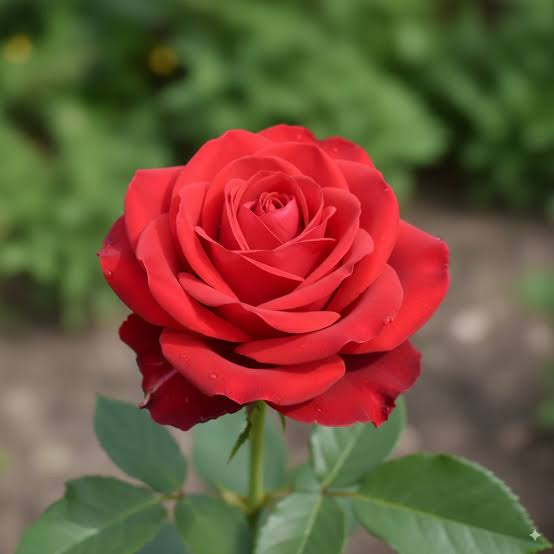
#> input picture input/images.jpg, 554 x 554 px
$ python Median.py
#> lines starting #> are read from the running program, lines starting #| are printed output that depends on the picture
### chon_anh.py
"""
Module dùng chung: chọn ảnh bằng hộp thoại và lưu ảnh an toàn.
Các file khác chỉ cần:  from chon_anh import chon_anh, luu_anh
"""
import os
import numpy as np
import cv2
import tkinter as tk
from tkinter import filedialog


def chon_anh(title="Chọn ảnh", mode=cv2.IMREAD_COLOR):
    """Mở hộp thoại cho người dùng chọn ảnh, trả về (ảnh, đường dẫn).

    - mode = cv2.IMREAD_COLOR      -> ảnh màu BGR
    - mode = cv2.IMREAD_GRAYSCALE  -> ảnh xám
    """
#> called with title = 'Chọn ảnh để thử lọc Median', mode = 1
    # Tạo cửa sổ tkinter ẩn, chỉ dùng để hiện hộp thoại chọn file
    root = tk.Tk()
    root.withdraw()
    root.attributes("-topmost", True)  # đưa hộp thoại lên trên cùng

    path = filedialog.askopenfilename(
        title=title,
        filetypes=[("Ảnh", "*.jpg *.jpeg *.png *.bmp *.webp"),
                   ("Tất cả", "*.*")],
    )
#> the answer given: input/images.jpg
    root.destroy()

    # Người dùng bấm Cancel -> dừng chương trình
    if not path:
        raise SystemExit("Bạn chưa chọn ảnh!")

    # cv2.imread không đọc được đường dẫn có dấu tiếng Việt,
    # nên đọc bằng np.fromfile rồi giải mã bằng cv2.imdecode
    img = cv2.imdecode(np.fromfile(path, dtype=np.uint8), mode)
#> img is the input picture: shape (554, 554, 3); mean B, G, R 59.3, 83.7, 114.5
    if img is None:
        raise SystemExit(f"Không đọc được ảnh: {path}")

    return img, path


def luu_anh(ten_file, img, thu_muc="results"):
    """Lưu ảnh vào thư mục (tự tạo nếu chưa có). Hỗ trợ đường dẫn Unicode."""
    os.makedirs(thu_muc, exist_ok=True)
    duong_dan = os.path.join(thu_muc, ten_file)
    ext = os.path.splitext(ten_file)[1] or ".png"
    ok, buf = cv2.imencode(ext, img)
    if ok:
        buf.tofile(duong_dan)
        print(f"Đã lưu: {duong_dan}")
    return duong_dan

### Median.py
import cv2
import numpy as np
from chon_anh import chon_anh, luu_anh

# BƯỚC 1: Chọn và đọc ảnh gốc
img, path = chon_anh("Chọn ảnh để thử lọc Median")
#> path = 'input/images.jpg'

# BƯỚC 2: Tạo nhiễu muối tiêu (salt & pepper)
noisy = img.copy()
num_pixels = int(0.02 * img.shape[0] * img.shape[1])  # 2% tổng số điểm ảnh
#> num_pixels = 6138

# Nhiễu trắng (muối): chọn ngẫu nhiên vị trí rồi gán 255
y = np.random.randint(0, img.shape[0], num_pixels)
x = np.random.randint(0, img.shape[1], num_pixels)
noisy[y, x] = 255

# Nhiễu đen (tiêu): chọn ngẫu nhiên vị trí rồi gán 0
y = np.random.randint(0, img.shape[0], num_pixels)
x = np.random.randint(0, img.shape[1], num_pixels)
noisy[y, x] = 0
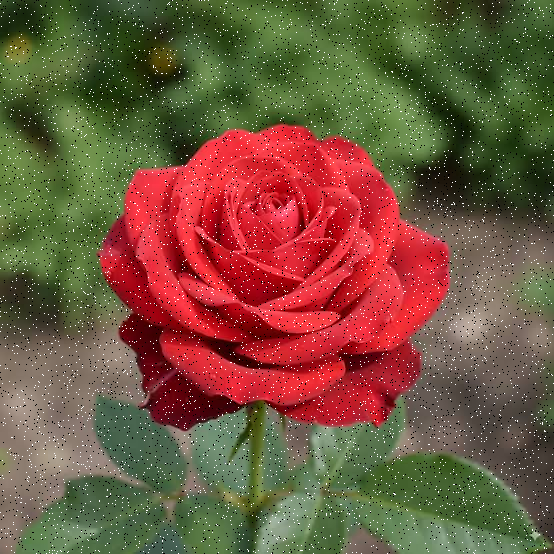
#> noisy: shape (554, 554, 3); mean B, G, R 61.9, 85.4, 115

# BƯỚC 3: Lọc Median kích thước 5x5
# Thay mỗi điểm ảnh bằng GIÁ TRỊ TRUNG VỊ của vùng 5x5 -> loại bỏ điểm
# trắng/đen lẻ loi rất tốt mà vẫn giữ được biên (tốt hơn lọc trung bình).
median_img = cv2.medianBlur(noisy, 5)

# BƯỚC 4: Lưu ảnh
luu_anh("median_nhieu.png", noisy)
luu_anh("median_ketqua.png", median_img)

# BƯỚC 5: Resize 3 ảnh về cùng kích thước để ghép
img_small = cv2.resize(img, (350, 350))
noisy_small = cv2.resize(noisy, (350, 350))
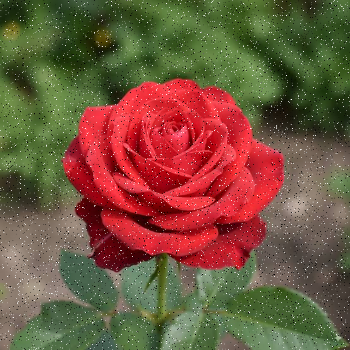
#> noisy_small: shape (350, 350, 3); mean B, G, R 61.8, 85.3, 114.9
median_small = cv2.resize(median_img, (350, 350))

# BƯỚC 6: Tạo thanh nhãn đen phía trên mỗi ảnh
label_height = 30
img_label = np.zeros((label_height, 350, 3), dtype=np.uint8)
noisy_label = np.zeros((label_height, 350, 3), dtype=np.uint8)
median_label = np.zeros((label_height, 350, 3), dtype=np.uint8)

cv2.putText(img_label, "Anh goc", (75, 21),
            cv2.FONT_HERSHEY_SIMPLEX, 0.6, (255, 255, 255), 2)
cv2.putText(noisy_label, "Anh nhieu", (65, 21),
            cv2.FONT_HERSHEY_SIMPLEX, 0.6, (255, 255, 255), 2)
cv2.putText(median_label, "Sau Median Filter", (30, 21),
            cv2.FONT_HERSHEY_SIMPLEX, 0.6, (255, 255, 255), 2)

# BƯỚC 7: Ghép nhãn + ảnh (dọc), rồi ghép 3 cột (ngang) và hiển thị
img_final = np.vstack((img_label, img_small))
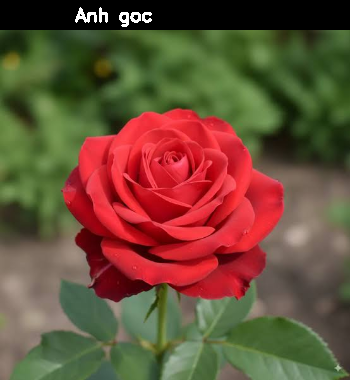
#> img_final: shape (380, 350, 3); mean B, G, R 55.5, 78, 106.4
noisy_final = np.vstack((noisy_label, noisy_small))
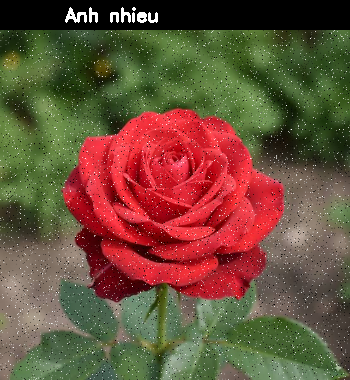
#> noisy_final: shape (380, 350, 3); mean B, G, R 58.1, 79.7, 107
median_final = np.vstack((median_label, median_small))
result = np.hstack((img_final, noisy_final, median_final))
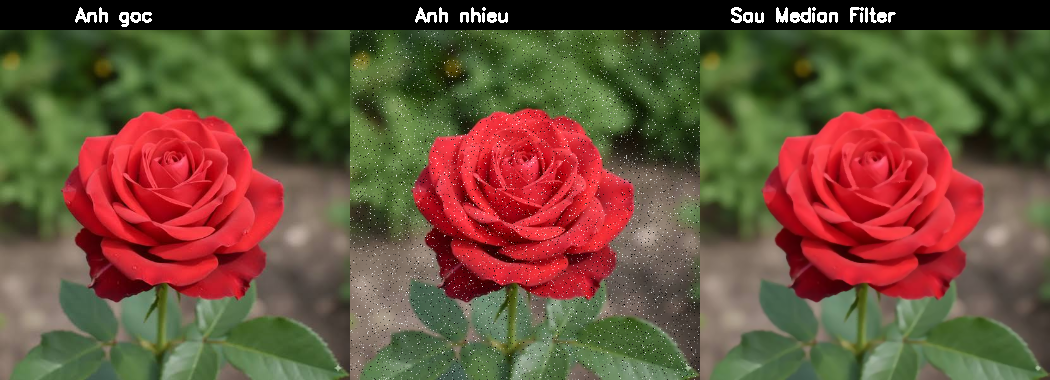
#> result: shape (380, 1050, 3); mean B, G, R 56.7, 79, 107

cv2.imshow("So sanh Median Filter", result)
cv2.waitKey(0)
cv2.destroyAllWindows()
